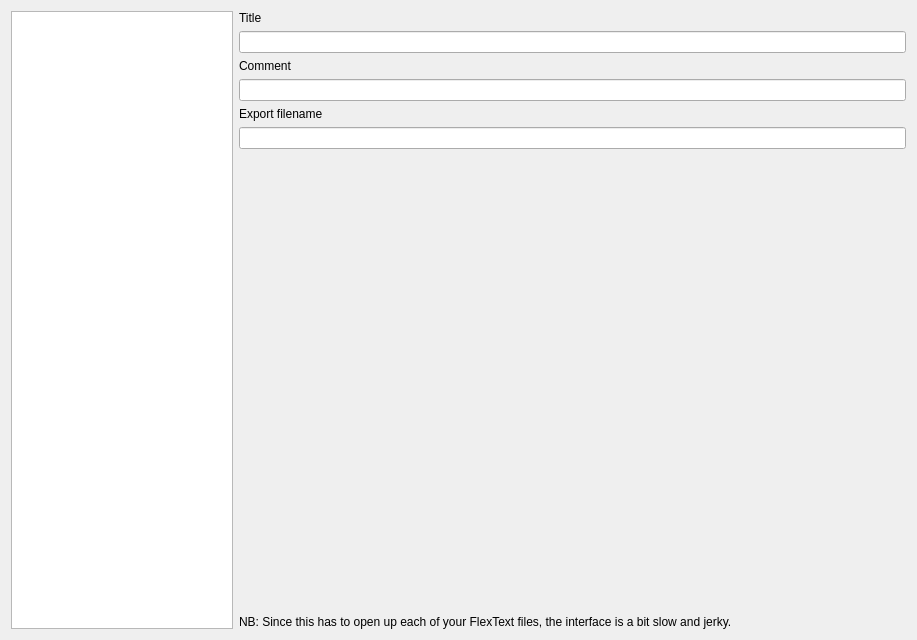
<?xml version="1.0" encoding="UTF-8"?>
<ui version="4.0">
 <class>TextMetadataDialog</class>
 <widget class="QDialog" name="TextMetadataDialog">
  <property name="geometry">
   <rect>
    <x>0</x>
    <y>0</y>
    <width>917</width>
    <height>640</height>
   </rect>
  </property>
  <property name="windowTitle">
   <string>Text Metadata</string>
  </property>
  <layout class="QHBoxLayout" name="horizontalLayout" stretch="1,3">
   <item>
    <widget class="QListView" name="listView">
     <property name="editTriggers">
      <set>QAbstractItemView::NoEditTriggers</set>
     </property>
    </widget>
   </item>
   <item>
    <layout class="QVBoxLayout" name="verticalLayout">
     <item>
      <widget class="QLabel" name="label">
       <property name="text">
        <string>Title</string>
       </property>
      </widget>
     </item>
     <item>
      <widget class="QLineEdit" name="titleEdit"/>
     </item>
     <item>
      <widget class="QLabel" name="label_3">
       <property name="text">
        <string>Comment</string>
       </property>
      </widget>
     </item>
     <item>
      <widget class="QLineEdit" name="commentEdit"/>
     </item>
     <item>
      <widget class="QLabel" name="label_2">
       <property name="text">
        <string>Export filename</string>
       </property>
      </widget>
     </item>
     <item>
      <widget class="QLineEdit" name="exportFilenameEdit"/>
     </item>
     <item>
      <spacer name="verticalSpacer">
       <property name="orientation">
        <enum>Qt::Vertical</enum>
       </property>
       <property name="sizeHint" stdset="0">
        <size>
         <width>20</width>
         <height>40</height>
        </size>
       </property>
      </spacer>
     </item>
     <item>
      <widget class="QLabel" name="label_4">
       <property name="text">
        <string>NB: Since this has to open up each of your FlexText files, the interface is a bit slow and jerky.</string>
       </property>
      </widget>
     </item>
    </layout>
   </item>
  </layout>
 </widget>
 <resources/>
 <connections/>
</ui>
